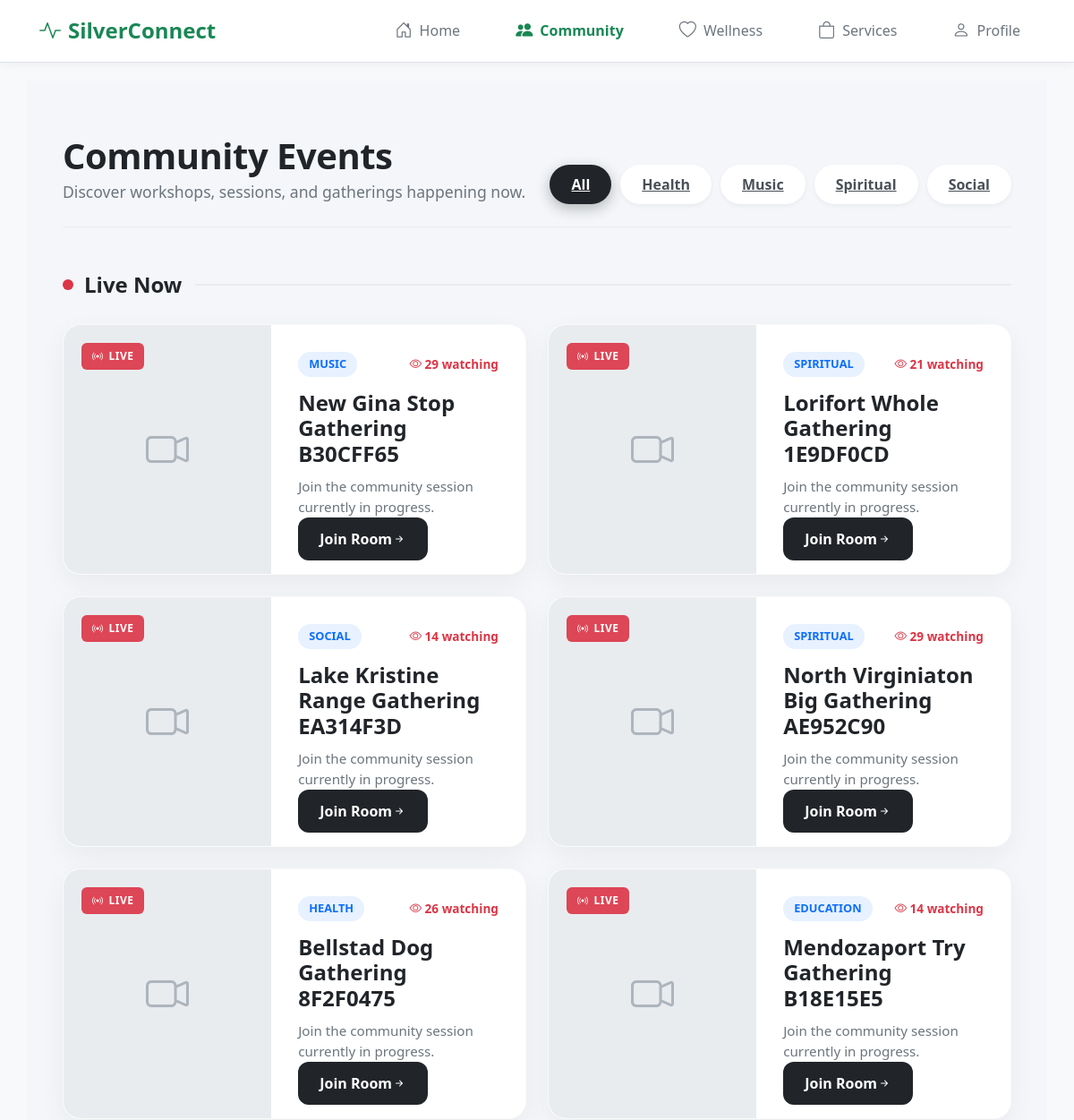
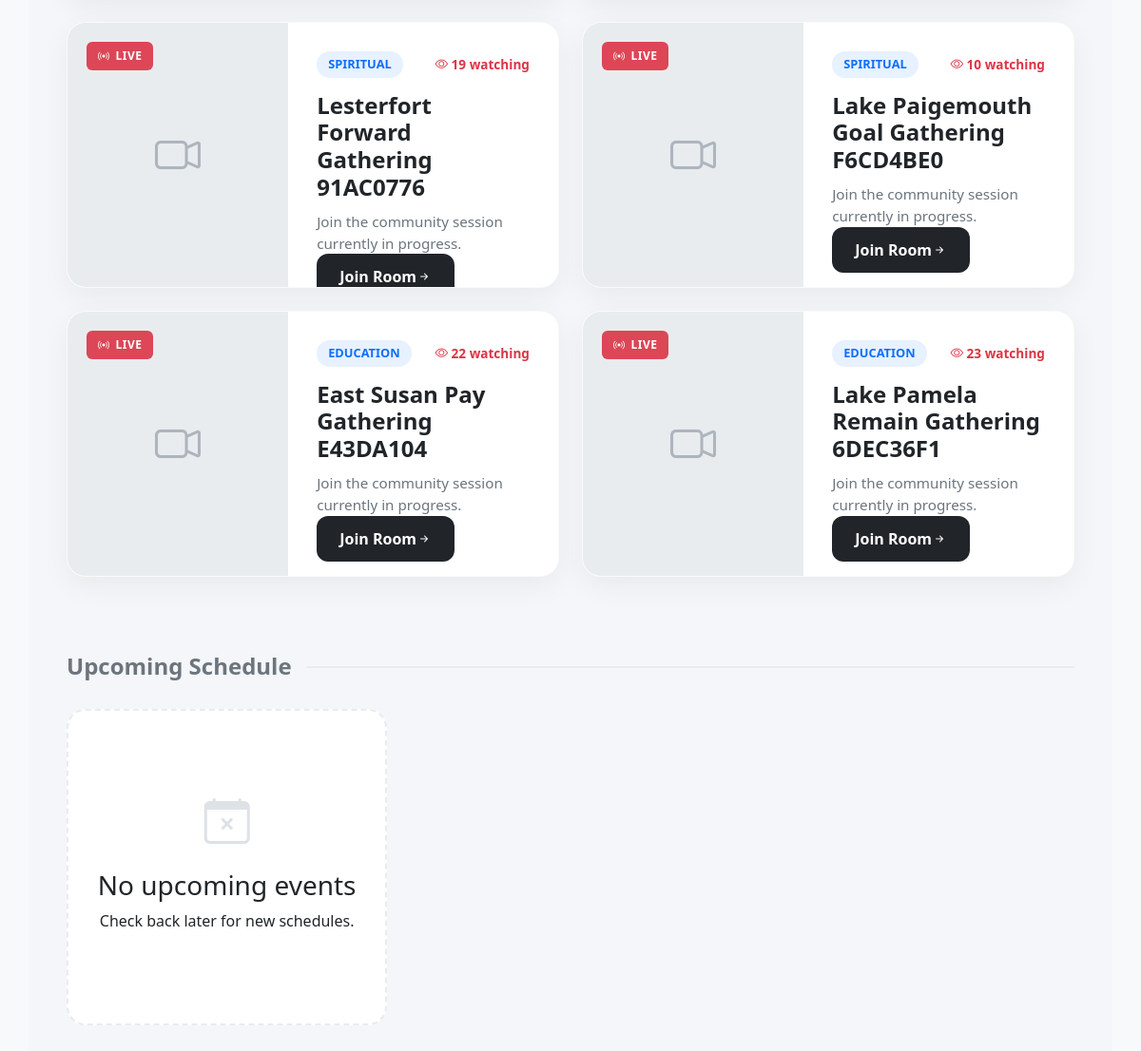
Page /community/events/ (signed in) on the committed database (2 pictures, top to bottom).
### base/models.py (models this page shows, shortened)
class Event(models.Model):
    CATEGORIES = [('health', 'Health'), ('music', 'Music'), ('spiritual', 'Spiritual'), ('social', 'Social')]
    title = models.CharField(max_length=200)
    category = models.CharField(max_length=20, choices=CATEGORIES, db_index=True)
    image = models.ImageField(upload_to='events/')
    is_live = models.BooleanField(default=False, db_index=True)
    start_time = models.DateTimeField(db_index=True)
    join_link = models.URLField(blank=True, help_text="Zoom/Meet Link")
    participants = models.ManyToManyField(User, related_name='joined_events', blank=True)
    class Meta:
        ordering = ['-start_time']
        indexes = [
            models.Index(fields=['is_live', 'start_time']),
            models.Index(fields=['category', 'start_time']),
        ]
    @property
    def participants_count(self):
        return self.participants.count()

### base/views.py (the view)
# urls.py: path('community/events/', views.event_list, name='event_list'),
@login_required
def event_list(request):
    now = timezone.now()
    live = Event.objects.filter(is_live=True).prefetch_related('participants')[:10]
    upcoming = Event.objects.filter(is_live=False, start_time__gt=now).order_by('start_time').prefetch_related('participants')[:50]
    return render(request, 'community/events.html', {
        'live_events': live,
        'upcoming_events': upcoming
    })

### base/templates/community/events.html (shortened to what this page needs)
{% extends 'base.html' %}
{% load static %}
{% block content %}
<div class="desktop-wrapper">
    <div class="desktop-container">
        <div class="header-section">
            <div class="header-content">
                <h1 class="page-title">Community Events</h1>
                <p class="page-subtitle">Discover workshops, sessions, and gatherings happening now.</p>
            </div>
            <div class="filter-bar">
                <a href="{% url 'community_feed' %}"
                    class="filter-pill {% if not selected_category %}active{% endif %}">
                    All
                </a>
               <a href="{%url 'community_feed' %}?category=health"
                    class="filter-pill {% if selected_category == 'health' %}active{% endif %}">
                      Health
                </a>
                <a href="{%url 'community_feed' %}?category=music"
                    class="filter-pill {% if selected_category == 'music' %}active{% endif %}">
                      Music
                </a>
                <a href="{%url 'community_feed' %}?category=spiritual"
                    class="filter-pill {% if selected_category == 'spiritual' %}active{% endif %}">
                      Spiritual
                </a>
                <a href="{%url 'community_feed' %}?category=social"
                    class="filter-pill {% if selected_category == 'social' %}active{% endif %}">
                       Social
                </a>
            </div>
        </div>
        <div class="section-block">
            <div class="section-header">
                <h2 class="section-heading">
                    <span class="pulse-indicator"></span> Live Now
                </h2>
                <div class="live-line"></div>
            </div>
            <div class="row g-4">
                {% for event in live_events %}
                <div class="col-lg-6 col-xl-6">
                    <div class="live-card">
                        <div class="live-card-img-wrapper">
                            {% if event.image %}
                                <img src="{{ event.image.url }}" alt="{{ event.title }}" loading="lazy">
                            {% else %}
                                <div class="placeholder-bg">
                                    <i class="bi bi-camera-video"></i>
                                </div>
                            {% endif %}
                            <div class="live-badge">
                                <i class="bi bi-broadcast"></i> LIVE
                            </div>
                        </div>
                        <div class="live-card-body">
                            <div>
                                <div class="meta-tags">
                                    <span class="category-tag {{ event.category|lower }}">{{ event.get_category_display }}</span>
                                    <span class="viewer-count"><i class="bi bi-eye"></i> {{ event.participants_count }} watching</span>
                                </div>
                                <h3 class="event-title">{{ event.title }}</h3>
                                <p class="event-desc">Join the community session currently in progress.</p>
                            </div>
                            <a href="{% url 'join_event_room' event.id %}" class="btn-join">
                                Join Room <i class="bi bi-arrow-right-short"></i>
                            </a>
                        </div>
                    </div>
                </div>
                {% endfor %}
            </div>
        </div>
        <div class="section-block">
            <div class="section-header">
                <h2 class="section-heading muted">Upcoming Schedule</h2>
                <div class="header-line"></div>
            </div>
            <div class="row row-cols-1 row-cols-md-2 row-cols-lg-3 row-cols-xl-3 g-4">
                {% for event in events %}
                <div class="col">
                    <div class="upcoming-card">
                        <div class="card-top">
                            <div class="date-badge">
                                <span class="month">{{ event.start_time|date:"M"|upper }}</span>
                                <span class="day">{{ event.start_time|date:"d" }}</span>
                            </div>
                            <div class="category-label">
                                {{ event.get_category_display }}
                            </div>
                        </div>
                        <div class="card-mid">
                            <h4 class="uc-title">{{ event.title }}</h4>
                            <div class="uc-time">
                                <i class="bi bi-clock"></i> {{ event.start_time|date:"l, g:i A" }}
                            </div>
                        </div>
                        <div class="card-btm">
                            <div class="host-info">
                                <div class="host-avatar">A</div>
                                <span>Hosted by <strong>Admin</strong></span>
                            </div>
                            <a href="{% url 'event_detail' event.id %}"
                            class="btn-details">
                            Details
                            </a>
                        </div>
                    </div>
                </div>
                {% empty %}
                <div class="col-12">
                    <div class="empty-state">
                        <div class="empty-icon">
                            <i class="bi bi-calendar-x"></i>
                        </div>
                        <h3>No upcoming events</h3>
                        <p>Check back later for new schedules.</p>
                    </div>
                </div>
                {% endfor %}
            </div>
        </div>
    </div>
</div>
{% endblock %}

### templates/base.html (shortened to what this page needs)
<!DOCTYPE html>
<html lang="en">
<head>
    <link href="https://cdn.jsdelivr.net/npm/bootstrap@5.3.0/dist/css/bootstrap.min.css" rel="stylesheet">
    <link href="https://cdn.jsdelivr.net/npm/bootstrap-icons@1.10.5/font/bootstrap-icons.css" rel="stylesheet">
</head>
<body>
<div class="app-container">
    {% if user.is_authenticated %}
    <nav class="navbar fixed-bottom responsive-nav">
        <div class="container-fluid container-fluid-nav justify-content-between">
            <a href="{% url 'home_dashboard' %}" class="desktop-brand">
                <i class="bi bi-activity me-2"></i>SilverConnect
            </a>
            <div class="d-flex w-100 justify-content-between align-items-end nav-wrapper justify-content-lg-end">
                <a href="{% url 'home_dashboard' %}" class="nav-link {% if request.resolver_match.url_name == 'home_dashboard' %}active{% endif %}">
                    <i class="bi bi-house-door{% if request.resolver_match.url_name == 'home_dashboard' %}-fill{% endif %}"></i>
                    <span>Home</span>
                </a>
                <a href="{% url 'community_feed' %}" class="nav-link {% if 'community' in request.path %}active{% endif %}">
                    <i class="bi bi-people{% if 'community' in request.path %}-fill{% endif %}"></i>
                    <span>Community</span>
                </a>
                <a href="{% url 'wellness_tracker' %}" class="nav-link {% if 'wellness' in request.path %}active{% endif %}">
                    <i class="bi bi-heart{% if 'wellness' in request.path %}-pulse-fill{% endif %}"></i>
                    <span>Wellness</span>
                </a>
                <a href="{% url 'services_hub' %}" class="nav-link {% if 'services' in request.path or 'marketplace' in request.path %}active{% endif %}">
                    <i class="bi bi-bag{% if 'services' in request.path or 'marketplace' in request.path %}-fill{% endif %}"></i>
                    <span>Services</span>
                </a>
                <a href="{% url 'profile_view' %}" class="nav-link {% if 'profile' in request.path %}active{% endif %}">
                    <i class="bi bi-person{% if 'profile' in request.path %}-fill{% endif %}"></i>
                    <span>Profile</span>
                </a>
            </div>
        </div>
    </nav>
    {% endif %}
    <main>
        {% block content %}{% endblock %}
    </main>
</div>
</body>
</html>

### templates/base.html (style rules this page uses)
body { background-color: #f4f6f9; font-family: 'Segoe UI', system-ui, -apple-system, sans-serif; min-height: 100vh; display: flex; flex-direction: column; }
.app-container { width: 100%; min-height: 100vh; background: white; display: flex; flex-direction: column; }
main { flex: 1; width: 100%; padding-bottom: 80px; padding-top: 20px; }
.responsive-nav { background: white; border-top: 1px solid #dee2e6; z-index: 1030; transition: all 0.3s ease; }
.nav-link { color: #6c757d; text-align: center; transition: all 0.2s ease; display: flex; flex-direction: column; align-items: center; justify-content: center; font-size: 0.75rem; padding: 0.5rem 0; text-decoration: none; }
.nav-link i { font-size: 1.4rem; margin-bottom: 2px; display: block; }
.nav-link.active { color: #198754; font-weight: 600; }
.desktop-brand { display: none; font-size: 1.5rem; font-weight: 700; color: #198754; text-decoration: none; align-items: center; }
@media (min-width: 992px) { body { background-color: #f8f9fa; padding-bottom: 0; } }
@media (min-width: 992px) { .app-container { max-width: 100%; border-radius: 0; box-shadow: none; background: transparent; } }
@media (min-width: 992px) { main { max-width: 1320px; margin: 0 auto; padding-bottom: 40px; padding-top: 90px; width: 95%; } }
@media (min-width: 992px) { .navbar.fixed-bottom { position: fixed; top: 0; bottom: auto; border-top: none; border-bottom: 1px solid #dee2e6; box-shadow: 0 2px 10px rgba(0,0,0,0.05); padding: 0.75rem 2rem; } }
@media (min-width: 992px) { .container-fluid-nav { max-width: 1320px; margin: 0 auto; display: flex; flex-direction: row; align-items: center; } }
@media (min-width: 992px) { .nav-wrapper { width: auto !important; display: flex; gap: 30px; } }
@media (min-width: 992px) { .nav-link { flex-direction: row; font-size: 1rem; padding: 0.5rem 1rem; gap: 8px; } }
@media (min-width: 992px) { .nav-link i { font-size: 1.2rem; margin-bottom: 0; } }
@media (min-width: 992px) { .nav-link span { display: inline-block; } }
@media (min-width: 992px) { .desktop-brand { display: flex; } }

### rows in the picture
Event: category "MUSIC", participants_count "29", title "New Gina Stop Gathering B30CFF65"
Event: category "SPIRITUAL", participants_count "21", title "Lorifort Whole Gathering 1E9DF0CD"
Event: category "SOCIAL", participants_count "14", title "Lake Kristine Range Gathering EA314F3D"
Event: category "SPIRITUAL", participants_count "29", title "North Virginiaton Big Gathering AE952C90"
Event: category "HEALTH", participants_count "26", title "Bellstad Dog Gathering 8F2F0475"
Event: category "EDUCATION", participants_count "14", title "Mendozaport Try Gathering B18E15E5"
Event: category "SPIRITUAL", participants_count "19", title "Lesterfort Forward Gathering 91AC0776"
Event: category "SPIRITUAL", participants_count "10", title "Lake Paigemouth Goal Gathering F6CD4BE0"
Event: category "EDUCATION", participants_count "22", title "East Susan Pay Gathering E43DA104"
Event: category "EDUCATION", participants_count "23", title "Lake Pamela Remain Gathering 6DEC36F1"
